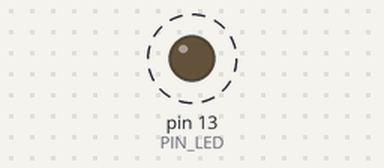
The sketch below on a simulated Arduino Uno, built with avr-gcc and run on an emulated ATmega328P. On the bench: output pins drawn as LEDs (lit = HIGH). Dashed ring = blinking. What the sketch prints to the serial monitor is not drawn.

Above: at 0.2 s.
Timing chart, 0 to 3.1 s (numbered marks = the images above):
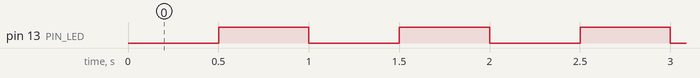

Measured:
- by itself, pin 13 (PIN_LED): alternates HIGH for 0.50 s and LOW for 0.50 s

The sketch:

test_arduino.ino
```cpp
/*
  Arduino Uno — Baseline Test
  Verifies the board and upload path work.
  Blinks the built-in LED (D13) and prints an "alive" message to Serial.
*/

// ===== PINS =====
const uint8_t PIN_LED = LED_BUILTIN;  // D13 on Arduino Uno

// ===== TIMING =====
const uint16_t BLINK_INTERVAL_MS = 500;

// ===== GLOBALS =====
uint32_t lastBlink = 0;
bool ledState = false;

// ===== SETUP =====
void setup() {
  Serial.begin(9600);
  pinMode(PIN_LED, OUTPUT);
  digitalWrite(PIN_LED, LOW);

  Serial.println(F("=== Arduino Uno Baseline Test ==="));
  Serial.println(F("Board: Arduino Uno R3"));
  Serial.println(F("Built-in LED: D13"));
  Serial.println(F("Serial baud: 9600"));
  Serial.println(F("If you see this, the board and upload path work."));
  Serial.println();
}

// ===== LOOP =====
void loop() {
  uint32_t now = millis();

  if (now - lastBlink >= BLINK_INTERVAL_MS) {
    lastBlink = now;
    ledState = !ledState;
    digitalWrite(PIN_LED, ledState ? HIGH : LOW);

    Serial.print(F("LED state: "));
    Serial.println(ledState ? F("ON") : F("OFF"));
  }
}
```
